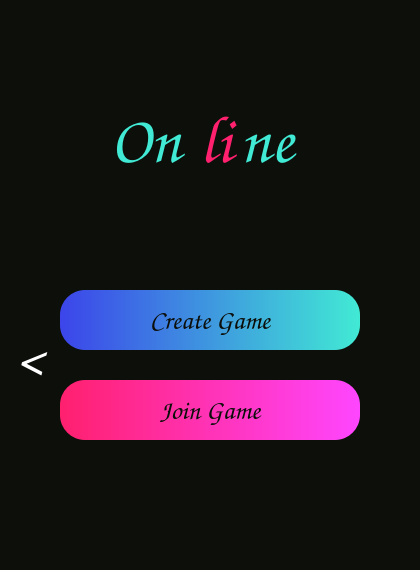
<?xml version="1.0" encoding="UTF-8"?>
<ui version="4.0">
 <class>MainWindow</class>
 <widget class="QMainWindow" name="MainWindow">
  <property name="geometry">
   <rect>
    <x>0</x>
    <y>0</y>
    <width>420</width>
    <height>570</height>
   </rect>
  </property>
  <property name="minimumSize">
   <size>
    <width>420</width>
    <height>570</height>
   </size>
  </property>
  <property name="maximumSize">
   <size>
    <width>420</width>
    <height>570</height>
   </size>
  </property>
  <property name="font">
   <font>
    <pointsize>45</pointsize>
   </font>
  </property>
  <property name="windowTitle">
   <string>MainWindow</string>
  </property>
  <property name="styleSheet">
   <string notr="true">background-color: rgb(12, 15, 10);</string>
  </property>
  <widget class="QWidget" name="centralwidget">
   <widget class="QPushButton" name="joinGameButton">
    <property name="geometry">
     <rect>
      <x>60</x>
      <y>380</y>
      <width>300</width>
      <height>60</height>
     </rect>
    </property>
    <property name="font">
     <font>
      <family>Comic Sans MS</family>
      <pointsize>20</pointsize>
     </font>
    </property>
    <property name="cursor">
     <cursorShape>PointingHandCursor</cursorShape>
    </property>
    <property name="styleSheet">
     <string notr="true">background-color: rgb(255, 70, 255);
background-color: qlineargradient(spread:pad, x1:0, y1:0, x2:1, y2:0, stop:0 rgba(255, 32, 110, 255), stop:1 rgba(255, 70, 255, 255));
border-width: 2px;
border-radius: 25px;
padding: 4px;
color: rgb(11, 14, 10);</string>
    </property>
    <property name="text">
     <string>Join Game</string>
    </property>
   </widget>
   <widget class="QPushButton" name="createGameButton">
    <property name="geometry">
     <rect>
      <x>60</x>
      <y>290</y>
      <width>300</width>
      <height>60</height>
     </rect>
    </property>
    <property name="font">
     <font>
      <family>Comic Sans MS</family>
      <pointsize>20</pointsize>
     </font>
    </property>
    <property name="cursor">
     <cursorShape>PointingHandCursor</cursorShape>
    </property>
    <property name="styleSheet">
     <string notr="true">background-color: rgb(60, 69, 234);
background-color: qlineargradient(spread:pad, x1:0, y1:0, x2:1, y2:0, stop:0 rgba(60, 69, 234, 255), stop:1 rgba(65, 234, 212, 255));
border-width: 2px;
border-radius: 25px;
padding: 4px;
color: rgb(11, 14, 10);</string>
    </property>
    <property name="text">
     <string>Create Game</string>
    </property>
   </widget>
   <widget class="QLabel" name="ticLabel">
    <property name="geometry">
     <rect>
      <x>110</x>
      <y>100</y>
      <width>91</width>
      <height>81</height>
     </rect>
    </property>
    <property name="font">
     <font>
      <family>Comic Sans MS</family>
      <pointsize>50</pointsize>
      <strikeout>false</strikeout>
     </font>
    </property>
    <property name="mouseTracking">
     <bool>false</bool>
    </property>
    <property name="styleSheet">
     <string notr="true">color: rgb(65, 234, 212);</string>
    </property>
    <property name="text">
     <string>On</string>
    </property>
   </widget>
   <widget class="QLabel" name="tacLabel">
    <property name="geometry">
     <rect>
      <x>200</x>
      <y>100</y>
      <width>40</width>
      <height>81</height>
     </rect>
    </property>
    <property name="font">
     <font>
      <family>Comic Sans MS</family>
      <pointsize>50</pointsize>
      <strikeout>false</strikeout>
     </font>
    </property>
    <property name="mouseTracking">
     <bool>false</bool>
    </property>
    <property name="styleSheet">
     <string notr="true">color: rgb(255, 32, 110);

</string>
    </property>
    <property name="text">
     <string>li</string>
    </property>
   </widget>
   <widget class="QLabel" name="toeLabel">
    <property name="geometry">
     <rect>
      <x>240</x>
      <y>100</y>
      <width>71</width>
      <height>81</height>
     </rect>
    </property>
    <property name="font">
     <font>
      <family>Comic Sans MS</family>
      <pointsize>50</pointsize>
      <strikeout>false</strikeout>
     </font>
    </property>
    <property name="mouseTracking">
     <bool>false</bool>
    </property>
    <property name="styleSheet">
     <string notr="true">color: rgb(65, 234, 212);</string>
    </property>
    <property name="text">
     <string>ne</string>
    </property>
   </widget>
   <widget class="QPushButton" name="backButton">
    <property name="geometry">
     <rect>
      <x>10</x>
      <y>330</y>
      <width>40</width>
      <height>60</height>
     </rect>
    </property>
    <property name="font">
     <font>
      <family>Comic Sans MS</family>
      <pointsize>40</pointsize>
     </font>
    </property>
    <property name="styleSheet">
     <string notr="true">color: white;
border: none;</string>
    </property>
    <property name="text">
     <string>&lt;</string>
    </property>
   </widget>
  </widget>
 </widget>
 <resources/>
 <connections/>
</ui>
